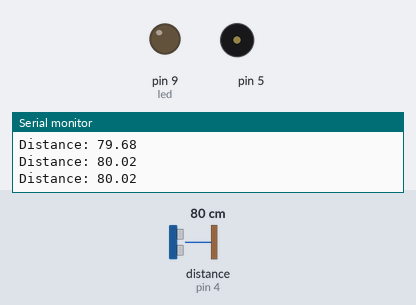
Bench run of a sketch on a simulated Arduino Uno, built with avr-gcc and run on an emulated ATmega328P. On the bench: output pins drawn as LEDs (lit = HIGH), buzzer (waves = sounding), the last lines printed to the serial monitor. Wiring (inferred from the names in the program): ultrasonic range finder: trigger pin 3; echo pin 4. Dashed ring = blinking. The inputs (shaded band) are chosen by the test bench; at power-on: distance to the obstacle (sensor on pin 4) 80 cm. The echo pulse lasts 58.3 µs per cm; pins used as bus, display or sensor lines are not drawn.

Above: at 1.2 s.
1.3 s: distance to the obstacle (sensor on pin 4) set to 53 cm
2.8 s: distance to the obstacle (sensor on pin 4) set to 44 cm
At 2.98 s:
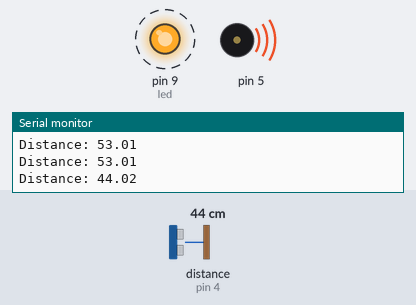
5.8 s: distance to the obstacle (sensor on pin 4) set to 2 cm
At 7.1 s:
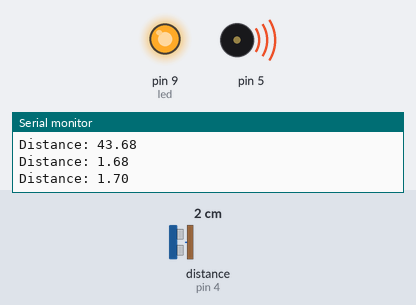
8.8 s: distance to the obstacle (sensor on pin 4) set to 9 cm
11.8 s: distance to the obstacle (sensor on pin 4) set to 12 cm
At 13.32 s:
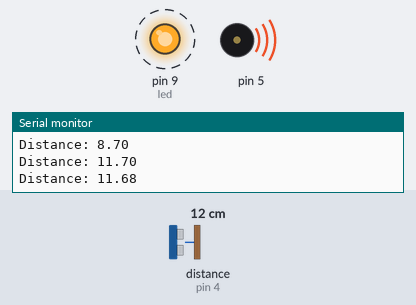
14.8 s: distance to the obstacle (sensor on pin 4) set to 4 cm
At 16.3 s:
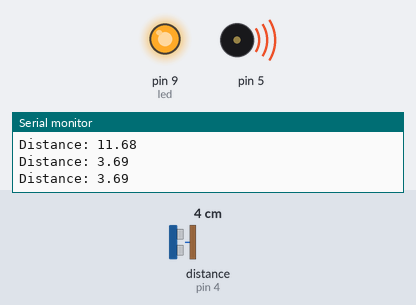
Timing chart, 0 to 18.8 s (numbered marks = the images above; inputs shaded):
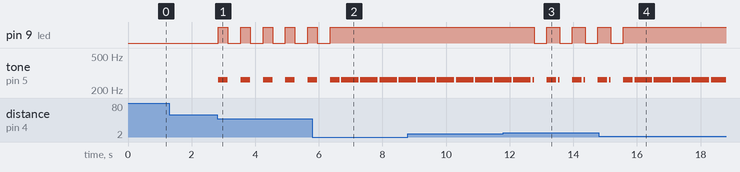

Measured:
- the behaviour switches between 50 and 49 cm on distance to the obstacle (sensor on pin 4) (found by bisection; images 0 and 1)
- the behaviour switches between 10 and 11 cm on distance to the obstacle (sensor on pin 4) (found by bisection; images 2 and 3)
- after the input at 2.8 s, pin 9 (led): alternates HIGH for 0.30 s and LOW for 0.40 s, starting at once; tone on pin 5: alternates 262 Hz for 0.30 s and silent for 0.40 s, starting at once
- after the input at 5.8 s, pin 9 (led): goes on until 6.4 s, then stays HIGH
- after the input at 11.8 s, pin 9 (led): alternates HIGH for 0.40 s and LOW for 0.40 s, starting after 0.97 s
- after the input at 14.8 s, pin 9 (led): goes on until 15.6 s, then stays HIGH

The sketch:

UltraSonic_Piezo_DistanceVariation.ino.ino
```cpp
#include "pitches.h"

const int trigPin = 3;
const int echoPin = 4;
int led = 9;

float duration, distance;

void setup() {
  pinMode(trigPin, OUTPUT);
  pinMode(echoPin, INPUT);
  pinMode(led, OUTPUT);
  Serial.begin(9600);
}

void loop() {
  digitalWrite(trigPin, LOW);
  delayMicroseconds(2);
  digitalWrite(trigPin, HIGH);
  delayMicroseconds(10);
  digitalWrite(trigPin, LOW);

  duration = pulseIn(echoPin, HIGH);
  distance = (duration * .0343) / 2;
  Serial.print("Distance: ");
  Serial.println(distance);
  if (distance < 50) {
    digitalWrite(led, HIGH);
    tone(5, NOTE_C4, 300);
    delay(300);
  }
  if (distance < 25) {
    digitalWrite(led, HIGH);
    delay(50);
    tone(5, NOTE_C4, 300);
    delay(50);
  }
  if (distance < 10) {
    digitalWrite(led, HIGH);
    tone(5, NOTE_C4, 500);
    delay(100);
  }
  else {
    digitalWrite(led, LOW);
    noTone(5);
    delay(300);
  }
  delay(100);
}
```

pitches.h
```cpp
//*************************************************

// * Public Constants

// *************************************************/

#define NOTE_B0  31
#define NOTE_C1  33
#define NOTE_CS1 35
#define NOTE_D1  37
#define NOTE_DS1 39
#define NOTE_E1  41
#define NOTE_F1  44
#define NOTE_FS1 46
#define NOTE_G1  49
#define NOTE_GS1 52
#define NOTE_A1  55
#define NOTE_AS1 58
#define NOTE_B1  62
#define NOTE_C2  65
#define NOTE_CS2 69
#define NOTE_D2  73
#define NOTE_DS2 78
#define NOTE_E2  82
#define NOTE_F2  87
#define NOTE_FS2 93
#define NOTE_G2  98
#define NOTE_GS2 104
#define NOTE_A2  110
#define NOTE_AS2 117
#define NOTE_B2  123
#define NOTE_C3  131
#define NOTE_CS3 139
#define NOTE_D3  147
#define NOTE_DS3 156
#define NOTE_E3  165
#define NOTE_F3  175
#define NOTE_FS3 185
#define NOTE_G3  196
#define NOTE_GS3 208
#define NOTE_A3  220
#define NOTE_AS3 233
#define NOTE_B3  247
#define NOTE_C4  262
#define NOTE_CS4 277
#define NOTE_D4  294
#define NOTE_DS4 311
#define NOTE_E4  330
#define NOTE_F4  349
#define NOTE_FS4 370
#define NOTE_G4  392
#define NOTE_GS4 415
#define NOTE_A4  440
#define NOTE_AS4 466
#define NOTE_B4  494
#define NOTE_C5  523 // 도
#define NOTE_CS5 554
#define NOTE_D5  587 // 레
#define NOTE_DS5 622
#define NOTE_E5  659 // 미
#define NOTE_F5  698 // 파
#define NOTE_FS5 740
#define NOTE_G5  784 // 솔
#define NOTE_GS5 831
#define NOTE_A5  880 // 라
#define NOTE_AS5 932
#define NOTE_B5  988 // 시
#define NOTE_C6  1047 // 도
#define NOTE_CS6 1109
#define NOTE_D6  1175 // 레
#define NOTE_DS6 1245
#define NOTE_E6  1319 // 미
#define NOTE_F6  1397 // 파
#define NOTE_FS6 1480
#define NOTE_G6  1568 // 솔
#define NOTE_GS6 1661
#define NOTE_A6  1760 // 라
#define NOTE_AS6 1865
#define NOTE_B6  1976 // 시
#define NOTE_C7  2093 // 도
#define NOTE_CS7 2217
#define NOTE_D7  2349
#define NOTE_DS7 2489
#define NOTE_E7  2637
#define NOTE_F7  2794
#define NOTE_FS7 2960
#define NOTE_G7  3136
#define NOTE_GS7 3322
#define NOTE_A7  3520
#define NOTE_AS7 3729
#define NOTE_B7  3951
#define NOTE_C8  4186
#define NOTE_CS8 4435
#define NOTE_D8  4699
#define NOTE_DS8 4978
```
